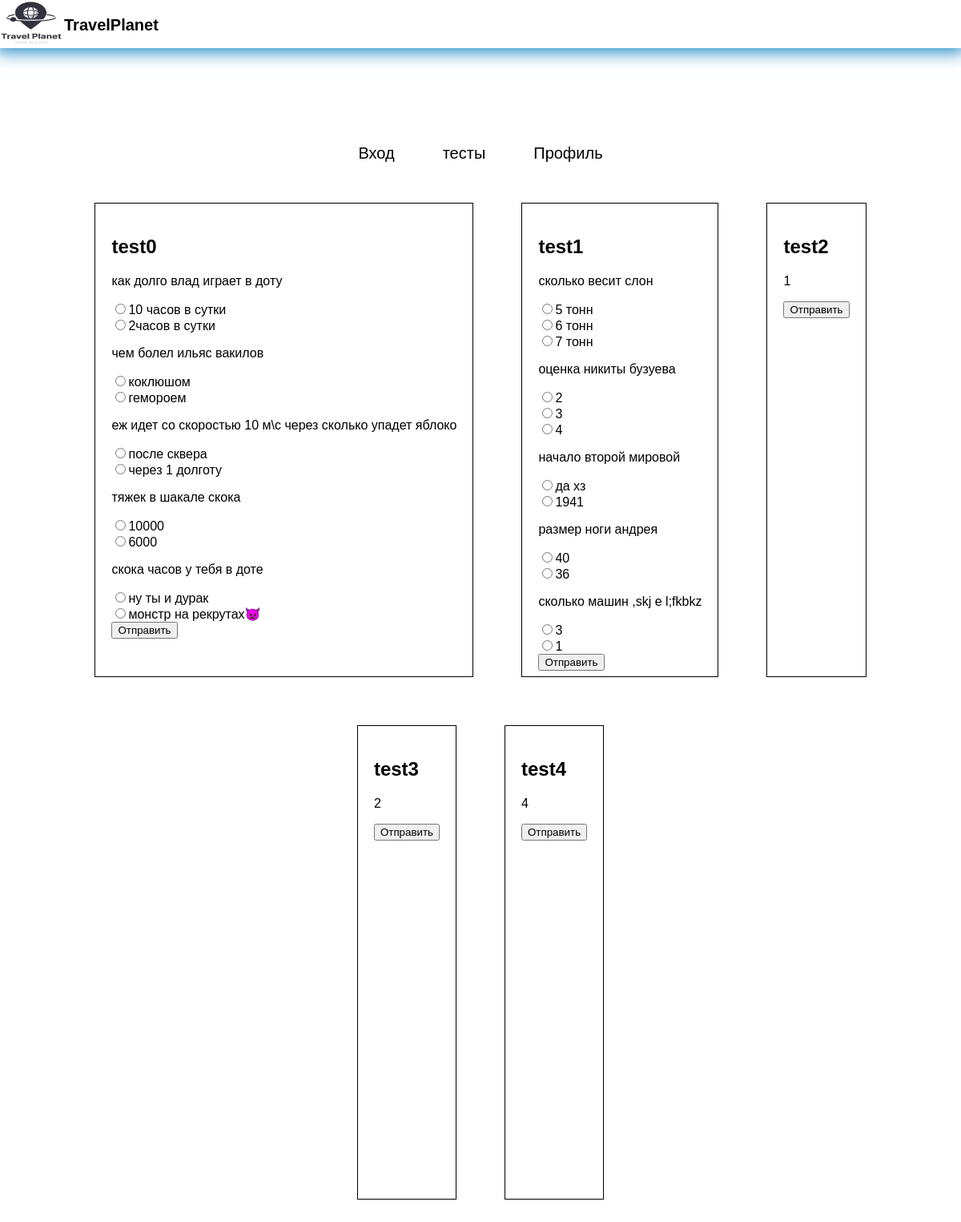
The app's page /pages/catalog.php (signed in) with its own data.
### tables this page shows
CREATE TABLE `questions` (
  `id` int NOT NULL,
  `question_text` varchar(255) NOT NULL,
  `questions_ball` int NOT NULL,
  `test_id` int NOT NULL
);

CREATE TABLE `answers` (
  `id` int NOT NULL,
  `question_id` int DEFAULT NULL,
  `answer_text` varchar(255) NOT NULL,
  `is_correct` tinyint(1) DEFAULT NULL
);

### pages/catalog.php (the view, shortened to what this page needs)
<?php
include("header.php");
?>
<div class="popular-row">
        <?php
$host= 'localhost';
 $user = 'root';
 $password = '';
 $db_name = 'day13';
 $con = mysqli_connect($host, $user, $password, $db_name);
$query = "SELECT MAX(test_id) FROM questions";
$result = mysqli_query($con, $query);
while ($row = mysqli_fetch_assoc($result)) {
$max=$row['MAX(test_id)'];
}
for ($i=0; $i <=$max ; $i++) {
echo '<form action="submit.php" method="POST" class="fff">';
echo '<h2>test'.$i.'</h2>';
$sql = "SELECT * FROM questions ";
$result = mysqli_query($con, $sql);
if (mysqli_num_rows($result) > 0) {
    while ($row = mysqli_fetch_assoc($result)) {
        $question_id = $row['id'];
        $question_text = $row['question_text'];
        if($row['test_id']==$i){
        echo '<p>' . $question_text . '</p>';
        $sql_answers = "SELECT * FROM answers WHERE question_id = $question_id";
        $result_answers = mysqli_query($con, $sql_answers);
        if (mysqli_num_rows($result_answers) > 0) {
            while ($row_answer = mysqli_fetch_assoc($result_answers)) {
                $answer_id = $row_answer['id'];
                $answer_text = $row_answer['answer_text'];
                echo '<input type="radio" name="answer[' . $question_id . ']" value="' . $answer_id . '" required>';
                echo '<label for="' . $answer_id . '">' . $answer_text . '</label>';
                echo '<br>';
            }
        }
      }
    }
}
    echo '<input type="submit" value="Отправить">
    </form>';
}
        ?>
</div>
<br>

### style/style.css (style rules this page uses)
body { margin: 0; padding: 0; font-family: sans-serif ; }
.popular-row { width: 100%; margin: 0 auto; display: flex; align-items: center; flex-wrap: wrap; justify-content: center; align-content: flex-start; }
.fff { border:1px solid black; padding: 20px; margin: 30px; height: 550px; }

### records on screen
questions: question_text "как долго влад играет в доту"
answers: answer_text "10 часов в сутки"
answers: answer_text "2часов в сутки"
questions: question_text "чем болел ильяс вакилов"
answers: answer_text "коклюшом"
answers: answer_text "гемороем"
questions: question_text "еж идет со скоростью 10 м\\с через сколько упадет яблоко"
answers: answer_text "после сквера"
answers: answer_text "через 1 долготу"
questions: question_text "тяжек в шакале скока"
answers: answer_text "10000"
answers: answer_text "6000"
questions: question_text "скока часов у тебя в доте"
answers: answer_text "ну ты и дурак"
answers: answer_text "монстр на рекрутах👿"
questions: question_text "сколько весит слон"
answers: answer_text "5 тонн"
answers: answer_text "6 тонн"
answers: answer_text "7 тонн"
questions: question_text "оценка никиты бузуева"
answers: answer_text "2"
answers: answer_text "3"
answers: answer_text "4"
questions: question_text "начало второй мировой"
answers: answer_text "да хз"
answers: answer_text "1941"
questions: question_text "размер ноги андрея"
answers: answer_text "40"
answers: answer_text "36"
questions: question_text "сколько машин ,skj e l;fkbkz"
answers: answer_text "3"
answers: answer_text "1"
questions: question_text "1"
questions: question_text "2"
questions: question_text "4"
